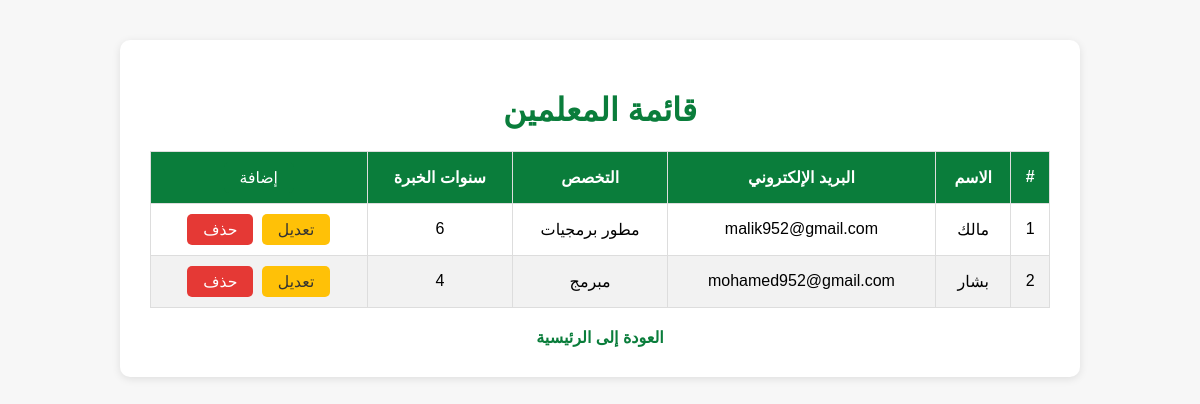
The page /page/teachers/ on the database its author committed.
### page/models.py (models this page shows, shortened)
class Teacher(models.Model):
    name = models.CharField(max_length=100)
    email = models.EmailField(unique=True)
    specialization = models.CharField(max_length=100)
    years_of_experience = models.IntegerField(default=0)

### page/views.py (the view)
# urls.py: path('teachers/', views.teachers_list, name='teachers_list'),
def teachers_list(request):
    teachers = Teacher.objects.all() # استرجاع جميع المعلمين من قاعدة البيانات
    context = {
        'teachers': teachers
    }
    return render(request, 'page/teachers_list.html', context)

### templates/page/teachers_list.html (shortened to what this page needs)
<!DOCTYPE html>
<html lang="ar">
<head>
</head>
<body>
<div class="container">
<h1>قائمة المعلمين</h1>
<table>
<thead>
<tr>
<th>#</th>
<th>الاسم</th>
<th>البريد الإلكتروني</th>
<th>التخصص</th>
<th>سنوات الخبرة</th>
<th>
 <a href="{% url 'page:teacher_add' %}" class="btn btn-add">إضافة</a>
</th>
</tr>
 </thead>
 <tbody>
 {% for teacher in teachers %}
<tr>
<td>{{ forloop.counter }}</td>
<td>{{ teacher.name }}</td>
<td>{{ teacher.email }}</td>
<td>{{ teacher.specialization }}</td>
 <td>{{ teacher.years_of_experience }}</td>
<td>
 <a href="{% url 'page:teacher_edit' teacher.pk %}" class="btn btn-edit">تعديل</a>
 <a href="{% url 'page:teacher_delete' teacher.pk %}" class="btn btn-delete">حذف</a>
</td>
</tr>  {% empty %}
<tr>
<td colspan="6">لا يوجد معلمين.</td>
</tr>
{% endfor %}
</tbody>
</table>
<a class="back" href="/">العودة إلى الرئيسية</a>
</div>
</body>
</html>

### templates/page/teachers_list.html (style rules this page uses)
body { font-family: 'Arial', sans-serif; background: #f7f7f7; direction: rtl; }
.container { max-width: 900px; margin: 40px auto; background: #fff; border-radius: 10px; box-shadow: 0 2px 8px rgba(0,0,0,0.1); padding: 30px; }
h1 { color: #0a7d3b; text-align: center; }
table { width: 100%; border-collapse: collapse; margin-top: 20px; }
th, td { padding: 10px; border: 1px solid #ddd; text-align: center; }
th { background: #0a7d3b; color: #fff; }
tr:nth-child(even) { background: #f2f2f2; }
.back { display: block; margin: 20px auto 0; text-align: center; color: #0a7d3b; text-decoration: none; font-weight: bold; }
.btn { display: inline-block; padding: 6px 16px; border-radius: 5px; font-size: 0.98em; font-weight: 500; text-decoration: none; margin: 0 2px; transition: background 0.2s, color 0.2s; }
.btn-add { background: #0a7d3b; color: #fff; }
.btn-edit { background: #ffc107; color: #333; }
.btn-delete { background: #e53935; color: #fff; }

### rows shown on the page
Teacher: name "مالك", email "malik952@gmail.com", specialization "مطور برمجيات", years_of_experience "6"
Teacher: name "بشار", email "mohamed952@gmail.com", specialization "مبرمج", years_of_experience "4"
